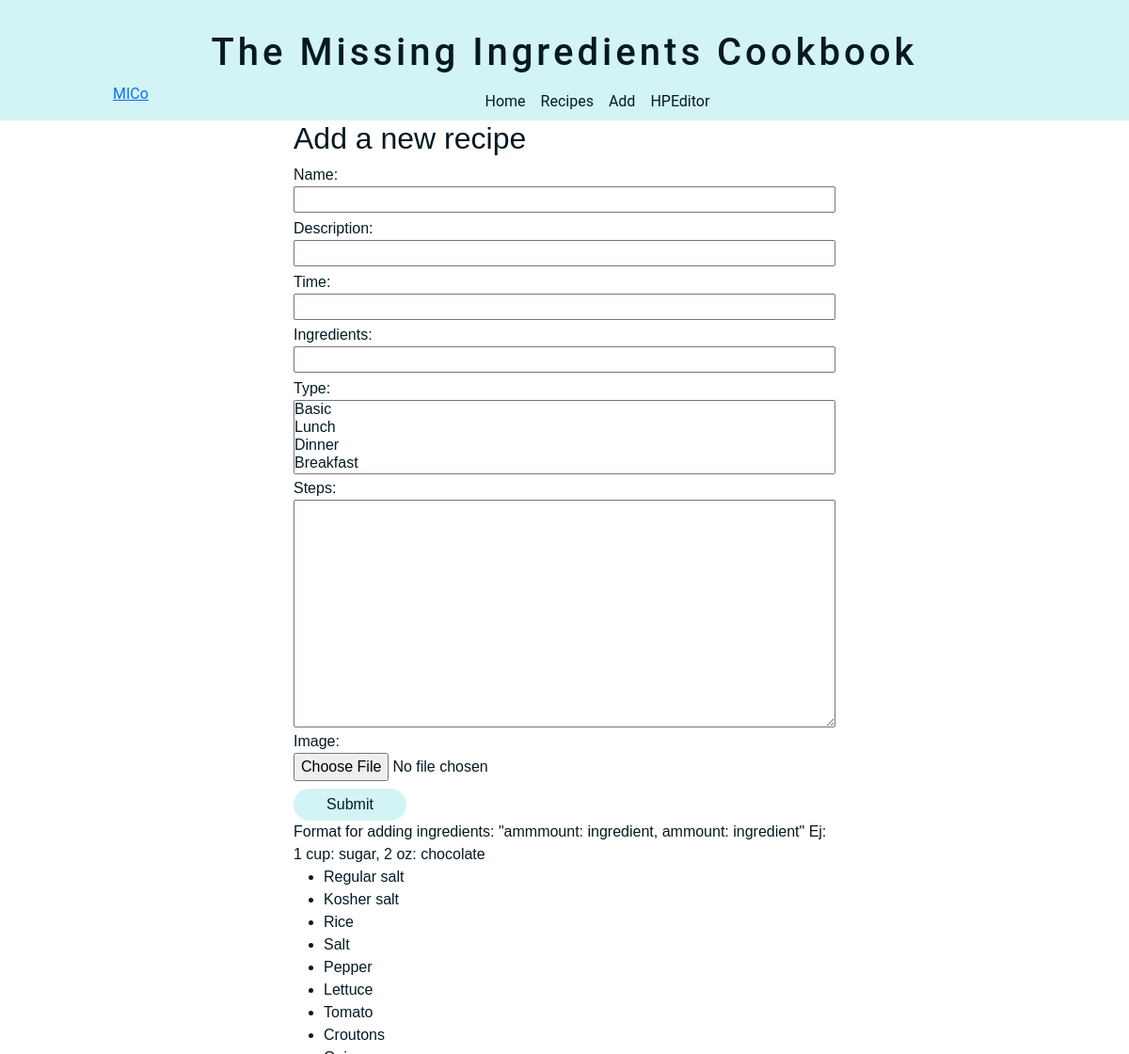
Page /add on the committed database.
### cookbook/models.py (models this page shows, shortened)
class Ingredient(models.Model):
    ingredient_name = models.CharField(max_length=100)
    ingredient_type = models.ManyToManyField(Ingredient_type)

### cookbook/views.py (the view, shortened to what this page needs)
# urls.py: path('add', views.add, name='add'),
def add(request):
    if request.method == "GET":
        form = NewRecipeForm()
    ingredients = Ingredient.objects.all()
    return render(request, "cookbook/add.html", {"form": form, "ingredients": ingredients})

### cookbook/views.py
class NewRecipeForm(forms.Form):
    Name = forms.CharField(max_length=100)
    Description = forms.CharField(max_length=200)
    Time = forms.CharField(max_length=100)
    Ingredients = forms.CharField(max_length=200)
    Type = forms.ModelMultipleChoiceField(queryset=Recipe_type.objects.all())
    Steps = forms.CharField(widget=forms.Textarea)
    Image = forms.ImageField()

### cookbook/models.py (called while the page is built)
    def __str__(self):
        return self.re_type_name

### cookbook/templates/cookbook/add.html (shortened to what this page needs)
{% extends "cookbook/layout.html" %}
{% block body %}
    <section id="new-container">
        <h2>Add a new recipe</h2>
        <form action="" method="POST" enctype="multipart/form-data">
            {{ form }}
            <button type="submit" class="button-style">Submit</button>
        </form>
        <p>Format for adding ingredients: "ammmount: ingredient, ammount: ingredient" Ej: 1 cup: sugar, 2 oz: chocolate</p>
        <div style="height:200px;overflow:auto">
            <ul>
                {% for ingredient in ingredients %}
                <li>{{ ingredient.ingredient_name }}</li>
                {% endfor %}
            </ul>
        </div>
    </section>
{% endblock %}

### cookbook/templates/cookbook/layout.html (shortened to what this page needs)
{% load static %}
<!DOCTYPE html>
<html lang="en">
    <head>
        <link rel="stylesheet" href="{% static 'cookbook/style.css' %}">
        <link href="https://cdn.jsdelivr.net/npm/bootstrap@5.0.2/dist/css/bootstrap.min.css" rel="stylesheet">
    </head>
    <body>
        <header id="title">
            <h1>The Missing Ingredients Cookbook</h1>
            <nav>
                <p><a href="{% url 'index' %}">MICo</a></p>
                <ul>
                    <li><a href="{% url 'index' %}" class="navLink">Home</a></li>
                    <li><a href="{% url 'all-recipes' %}" class="navLink">Recipes</a></li>
                    <li><a href="{% url 'add' %}" class="navLink">Add</a></li>
                    <li><a href="{% url 'editor' %}" class="navLink">HPEditor</a></li>
                </ul>
            </nav>
        </header>
        <main>
            {% block body %}
            {% endblock%}
        </main>
    </body>
</html>

### cookbook/static/cookbook/style.css (style rules this page uses)
* { margin:0; padding: 0; box-sizing: border-box; color: #051923; }
p { margin-bottom: 0 !important; }
ul { padding-left: 0; }
html, body { height: 100%; background-color: #FFF6F6; }
header { font-family: "roboto"; }
section { font-family: "arial"; }
a { color: #051923; }
.button-style { width: 120px; height: 34px; border-radius: 20px ; background-color: #d3f4f4 ; color: #051923; border: gray; transition: background-color 0.5s, opacity 0.3s; opacity: 1; margin-top: 4px; }
main { margin: 0 auto; padding: 0 10%; }
header { background-color: #d3f4f4; }
#title h1 { text-align: center; padding-top: 2rem; font-size:2.5rem; letter-spacing: 0.25rem; }
nav { display: flex; padding: 0 10%; }
nav ul { margin: 0 auto; list-style: none; display: flex; }
nav ul li { padding: 8px; }
.navLink { text-decoration: none; color: #051923; padding: 0.5rem, 1rem; }
body { background: #edf2fb; }
#new-container { max-width: 60%; margin: 0 auto; }
#new-container input { margin-bottom: 0.1rem; }
form div { display: flex; flex-direction: column; margin-bottom: 3px; }
form button { margin-top: 5px; }

### rows in the picture
Ingredient: ingredient_name "Regular salt"
Ingredient: ingredient_name "Kosher salt"
Ingredient: ingredient_name "Rice"
Ingredient: ingredient_name "Salt"
Ingredient: ingredient_name "Pepper"
Ingredient: ingredient_name "Lettuce"
Ingredient: ingredient_name "Tomato"
Ingredient: ingredient_name "Croutons"
